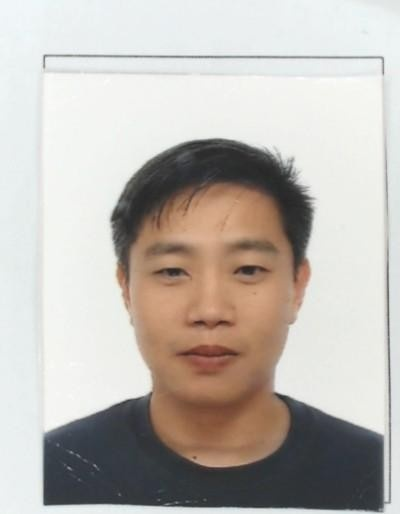
#> input picture app/img.jpg, 400 x 514 px
$ python hough_lines.py
#> lines starting #> are read from the running program, lines starting #| are printed output that depends on the picture; after the words box and inside, x2 and y2 are one past the last pixel; in counts of white or black regions, pixels touching at a corner belong together
import sys
import math
import cv2 as cv
import numpy as np

def main(argv):

    default_file = 'app/img.jpg'
    # default_file = 'app/all_border_dataset_2000/Img_000001.jpg'
    filename = argv[0] if len(argv) > 0 else default_file
    # Loads an image
    src = cv.imread(filename, cv.IMREAD_GRAYSCALE)
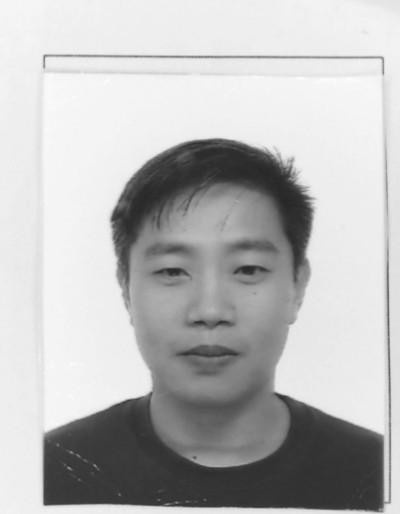
#> src: shape (514, 400); min 38, max 253, mean 185.3
    # Check if image is loaded fine
    if src is None:
        print ('Error opening image!')
        print ('Usage: hough_lines.py [image_name -- default ' + default_file + '] \n')
        return -1


    dst = cv.Canny(src, 50, 200, None, 3)
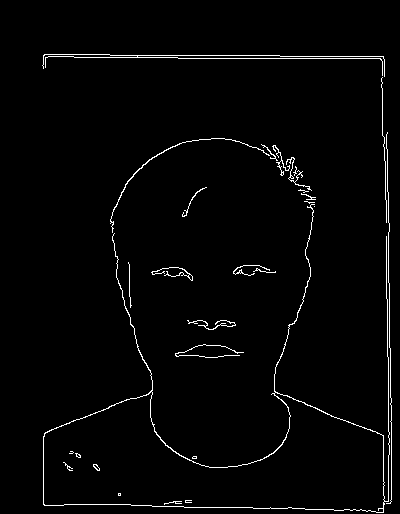
#> dst: shape (514, 400); 2.1% white in thin lines or dots, all inside (x1, y1, x2, y2) = (42, 54, 392, 513)

    # Copy edges to the images that will display the results in BGR
    cdst = cv.cvtColor(dst, cv.COLOR_GRAY2BGR)
    # cdstP = np.copy(cdst)

    # vertical lines
    vert_lines = cv.HoughLines(dst, rho=1, theta=np.pi/90, threshold=200, min_theta=0, max_theta=np.pi/45)
#> vert_lines = [[388, 0]]

    # horizontal lines
    hor_lines = cv.HoughLines(dst, rho=1, theta=np.pi/90, threshold=200, min_theta=np.pi/2-np.pi/90, max_theta=np.pi/2+np.pi/90)
#> hor_lines = [[58, 1.57]]

    # print(vert_lines.shape)
    # print(hor_lines.shape)

    lines = np.concatenate((vert_lines, hor_lines))
#> lines = [[388, 0], [58, 1.57]]

    if lines is not None:
        print(len(lines))
#| 2
        for i in range(0, len(lines)):
            rho = lines[i][0][0]
            theta = lines[i][0][1]
            a = math.cos(theta)
            b = math.sin(theta)
            x0 = a * rho
            y0 = b * rho
            pt1 = (int(x0 + 1000*(-b)), int(y0 + 1000*(a)))
            pt2 = (int(x0 - 1000*(-b)), int(y0 - 1000*(a)))
            cv.line(cdst, pt1, pt2, (0,0,255), 3, cv.LINE_AA)
#> this loop made 2 passes
#> (rho, theta, a, b, x0, y0, pt1, pt2) on passes 1 to 2: (388, 0, 1, 0, 388, 0, (388, 1000), (388, -1000)), (58, 1.57, -4.37e-08, 1, -2.54e-06, 58, (-1000, 57), (999, 58))
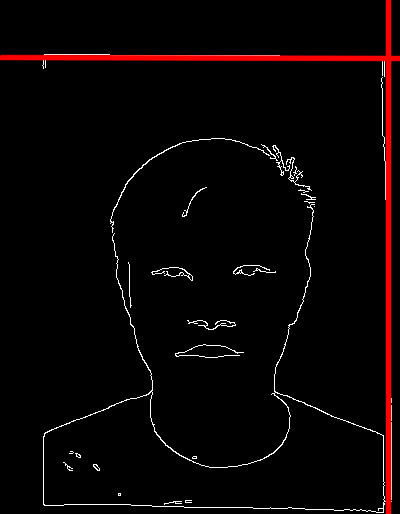
#> cdst: shape (514, 400, 3); mean B, G, R 3.8, 3.8, 9.9


    # [6 lines of commented-out code are left out]

    cv.imwrite("Source.jpg", src)
    cv.imwrite("Detected Lines (in red) - Standard Hough Line Transform.jpg", cdst)
    # cv.imwrite("Detected Lines (in red) - Probabilistic Line Transform.jpg", cdstP)

if __name__ == "__main__":
    main(sys.argv[1:])
